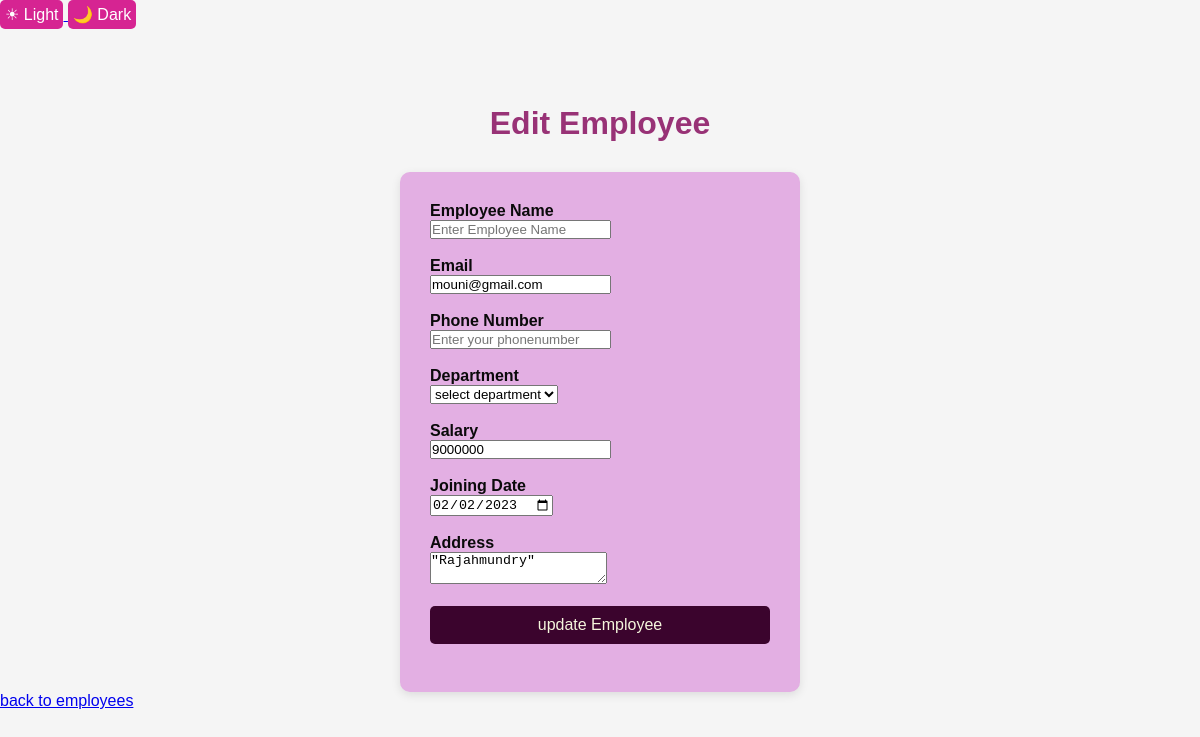
The page /editemployee/3 (signed in) on the database its author committed.
### tables this page shows
CREATE TABLE employees(
        id INTEGER PRIMARY KEY AUTOINCREMENT,
        employeename TEXT NOT NULL,
        email TEXT NOT NULL,
        Phonenumber TEXT NOT NULL,
        Department TEXT NOT NULL,
        salary INTEGER NOT NULL,
        joiningdate TEXT NOT NULL,
         Address TEXT);

### server.py (the view)
@app.route("/editemployee/<int:id>",methods=["get"])
def edit_employee_page(id):
         if not login_required():
             return redirect("/login1")
         connection=get_database_connection()
         cursor=connection.cursor()
         cursor.execute("""
                         select * from employees
                         where id=?""",(id,))
         employee=cursor.fetchone()
         connection.close()
         if employee is None:
             return"""
              <h2>employee not found</h2>
              <a href="/employees">
              Back to employees
              </a>"""
         theme=request.cookies.get("theme","light")
         return render_template(
             "editemployee.html",
             employee=employee,
             theme=theme
         )

### server.py (called while the page is built)
def get_database_connection():
    connection=sqlite3.connect("users.db")
    connection.row_factory=sqlite3.Row
    return connection

def login_required():
    return "user_id" in session

### Templates/editemployee.html (shortened to what this page needs)
<!DOCTYPE html>
<html lang="en">
<head>
</head>
<body class="{{ theme }}">
   <div id="theme-buttons">
        <a href="/set-theme/light">
         <button> ☀ Light </button>
        </a>
       <a href="/set-theme/dark">
         <button> 🌙 Dark </button>
       </a>
    </div>
    <br><br>
    <div class="container">
     <h1>Edit Employee</h1>
      <form action="/editemployee/{{employee['id']}}" method="post">
       <label for="name">Employee Name</label><br>
       <input type="text" id="employeename" name="employeename" value="{{employee['name']}}"
              placeholder="Enter Employee Name" required><br><br>
        <label for="email">Email</label><br>
         <input type="email" id="email" name="email" value="{{employee['email']}}"
         placeholder="Enter your Email" required ><br><br>
        <label>Phone Number</label><br>
        <input type="tel" id="phonenumber" name="phonenumber" placeholder="Enter your phonenumber"value="{{employee['phone']}}"
            required><br><br>
        <label>Department</label><br>
      <select id="department" name="department"value="{{employee['department']}}"
             required><br><br>
         <option value="select department">select department</option>
      </select><br><br>
      <label for="salary">Salary</label><br>
      <input type="number" id="salary" name="salary" placeholder="Enter salary" value="{{employee['salary']}}"
         required><br><br>
      <label for="joindate">Joining Date</label><br>
      <input type="date" id="joiningdate" name="joiningdate" placeholder="Enter joining date" value="{{employee['joiningdate']}}"
         required><br><br>
      <label for="address">Address</label><br>
      <textarea id="address" name="address">"{{employee['address']or'_'}}"
       </textarea><br><br>
      <div class="button">
      <button type="submit" id="submit" class="update-btn">update Employee</button><br><br>
      </div>
    </form>
    <a href="/employees" class="back-btn"> back to employees</a>
  </div>
</body>
</html>

### Templates/editemployee.html (style rules this page uses)
* { margin: 0; padding: 0; box-sizing: border-box; }
body { font-family: Arial, Helvetica, sans-serif; background-color: white; }
h1 { text-align: center; color: #983276; margin-top: 40px; margin-bottom: 30px; }
form { background-color: rgb(227, 175, 227); width: 400px; margin: auto; padding: 30px; border-radius: 10px; box-shadow: 0 3px 10px rgba(0,0,0,0.1); }
label { color: #0b0a0b; font-weight: bold; }
#submit { width: 100%; padding: 10px; background-color: rgb(59, 4, 45); color: beige; border: none; border-radius: 5px; cursor: pointer; font-size: 16px; }
body.light { background-color: #f5f5f5; color: #222; }
button { padding: 5px; background-color: rgb(214, 36, 146); color: white; border: none; border-radius: 5px; cursor: pointer; font-size: 16px; }

### rows shown on the page
employees: email "mouni@gmail.com", department "select department", salary "9000000", joiningdate "02/02/2023", address "\"Rajahmundry\""
